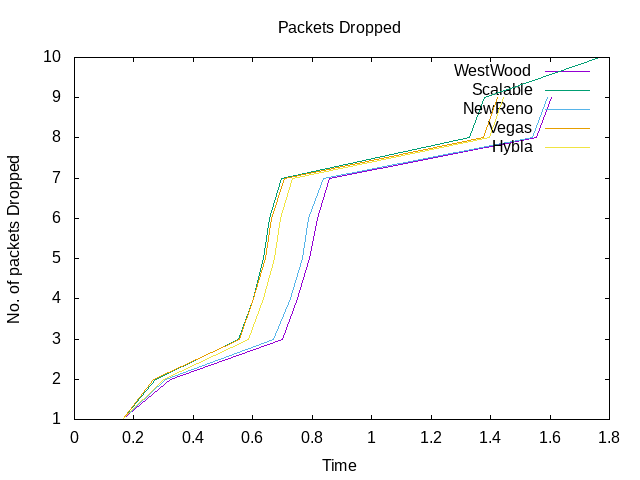

Here is the gnuplot script that generated this plot:
set terminal png
set output "plot2.png"
set title "Packets Dropped"
set xlabel "Time"
set ylabel "No. of packets Dropped"
plot "TcpWestwood_dropped" using 1:2 with lines title "WestWood",\
	"TcpScalable_dropped" using 1:2 with lines title "Scalable",\
	"TcpNewReno_dropped" using 1:2 with lines title "NewReno",\
	"TcpVegas_dropped" using 1:2 with lines title "Vegas",\
	"TcpHybla_dropped" using 1:2 with lines title "Hybla"
